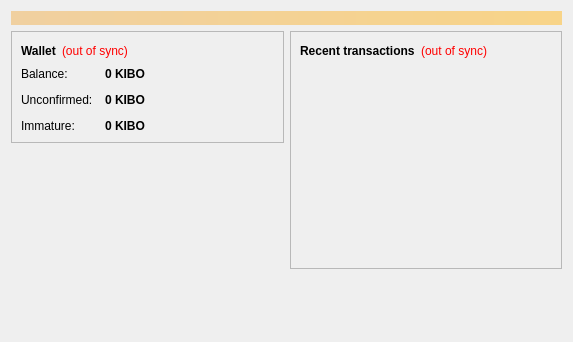
<?xml version="1.0" encoding="UTF-8"?>
<ui version="4.0">
 <class>OverviewPage</class>
 <widget class="QWidget" name="OverviewPage">
  <property name="geometry">
   <rect>
    <x>0</x>
    <y>0</y>
    <width>573</width>
    <height>342</height>
   </rect>
  </property>
  <property name="windowTitle">
   <string>Form</string>
  </property>
  <layout class="QVBoxLayout" name="topLayout">
   <item>
    <widget class="QLabel" name="labelAlerts">
     <property name="visible">
      <bool>false</bool>
     </property>
     <property name="styleSheet">
      <string notr="true">background-color: qlineargradient(x1: 0, y1: 0, x2: 1, y2: 0, stop:0 #F0D0A0, stop:1 #F8D488); color:#000000;</string>
     </property>
     <property name="wordWrap">
      <bool>true</bool>
     </property>
     <property name="margin">
      <number>3</number>
     </property>
    </widget>
   </item>
   <item>
    <layout class="QHBoxLayout" name="horizontalLayout" stretch="1,1">
     <item>
      <layout class="QVBoxLayout" name="verticalLayout_2">
       <item>
        <widget class="QFrame" name="frame">
         <property name="frameShape">
          <enum>QFrame::StyledPanel</enum>
         </property>
         <property name="frameShadow">
          <enum>QFrame::Raised</enum>
         </property>
         <layout class="QVBoxLayout" name="verticalLayout_4">
          <item>
           <layout class="QHBoxLayout" name="horizontalLayout_4">
            <item>
             <widget class="QLabel" name="label_5">
              <property name="font">
               <font>
                <weight>75</weight>
                <bold>true</bold>
               </font>
              </property>
              <property name="text">
               <string>Wallet</string>
              </property>
             </widget>
            </item>
            <item>
             <widget class="QLabel" name="labelWalletStatus">
              <property name="toolTip">
               <string>The displayed information may be out of date. Your wallet automatically synchronizes with the Kibocoin network after a connection is established, but this process has not completed yet.</string>
              </property>
              <property name="styleSheet">
               <string notr="true">QLabel { color: red; }</string>
              </property>
              <property name="text">
               <string notr="true">(out of sync)</string>
              </property>
              <property name="alignment">
               <set>Qt::AlignLeading|Qt::AlignLeft|Qt::AlignVCenter</set>
              </property>
             </widget>
            </item>
            <item>
             <spacer name="horizontalSpacer_2">
              <property name="orientation">
               <enum>Qt::Horizontal</enum>
              </property>
              <property name="sizeHint" stdset="0">
               <size>
                <width>40</width>
                <height>20</height>
               </size>
              </property>
             </spacer>
            </item>
           </layout>
          </item>
          <item>
           <layout class="QFormLayout" name="formLayout_2">
            <property name="fieldGrowthPolicy">
             <enum>QFormLayout::AllNonFixedFieldsGrow</enum>
            </property>
            <property name="horizontalSpacing">
             <number>12</number>
            </property>
            <property name="verticalSpacing">
             <number>12</number>
            </property>
            <item row="0" column="0">
             <widget class="QLabel" name="label">
              <property name="text">
               <string>Balance:</string>
              </property>
             </widget>
            </item>
            <item row="0" column="1">
             <widget class="QLabel" name="labelBalance">
              <property name="font">
               <font>
                <weight>75</weight>
                <bold>true</bold>
               </font>
              </property>
              <property name="cursor">
               <cursorShape>IBeamCursor</cursorShape>
              </property>
              <property name="toolTip">
               <string>Your current balance</string>
              </property>
              <property name="text">
               <string notr="true">0 KIBO</string>
              </property>
              <property name="textInteractionFlags">
               <set>Qt::LinksAccessibleByMouse|Qt::TextSelectableByKeyboard|Qt::TextSelectableByMouse</set>
              </property>
             </widget>
            </item>
            <item row="1" column="0">
             <widget class="QLabel" name="label_3">
              <property name="text">
               <string>Unconfirmed:</string>
              </property>
             </widget>
            </item>
            <item row="1" column="1">
             <widget class="QLabel" name="labelUnconfirmed">
              <property name="font">
               <font>
                <weight>75</weight>
                <bold>true</bold>
               </font>
              </property>
              <property name="cursor">
               <cursorShape>IBeamCursor</cursorShape>
              </property>
              <property name="toolTip">
               <string>Total of transactions that have yet to be confirmed, and do not yet count toward the current balance</string>
              </property>
              <property name="text">
               <string notr="true">0 KIBO</string>
              </property>
              <property name="textInteractionFlags">
               <set>Qt::LinksAccessibleByMouse|Qt::TextSelectableByKeyboard|Qt::TextSelectableByMouse</set>
              </property>
             </widget>
            </item>
            <item row="2" column="0">
             <widget class="QLabel" name="labelImmatureText">
              <property name="text">
               <string>Immature:</string>
              </property>
             </widget>
            </item>
            <item row="2" column="1">
             <widget class="QLabel" name="labelImmature">
              <property name="font">
               <font>
                <weight>75</weight>
                <bold>true</bold>
               </font>
              </property>
              <property name="toolTip">
               <string>Mined balance that has not yet matured</string>
              </property>
              <property name="text">
               <string notr="true">0 KIBO</string>
              </property>
              <property name="textInteractionFlags">
               <set>Qt::LinksAccessibleByMouse|Qt::TextSelectableByKeyboard|Qt::TextSelectableByMouse</set>
              </property>
             </widget>
            </item>
           </layout>
          </item>
         </layout>
        </widget>
       </item>
       <item>
        <spacer name="verticalSpacer">
         <property name="orientation">
          <enum>Qt::Vertical</enum>
         </property>
         <property name="sizeHint" stdset="0">
          <size>
           <width>20</width>
           <height>40</height>
          </size>
         </property>
        </spacer>
       </item>
      </layout>
     </item>
     <item>
      <layout class="QVBoxLayout" name="verticalLayout_3">
       <item>
        <widget class="QFrame" name="frame_2">
         <property name="frameShape">
          <enum>QFrame::StyledPanel</enum>
         </property>
         <property name="frameShadow">
          <enum>QFrame::Raised</enum>
         </property>
         <layout class="QVBoxLayout" name="verticalLayout">
          <item>
           <layout class="QHBoxLayout" name="horizontalLayout_2">
            <item>
             <widget class="QLabel" name="label_4">
              <property name="text">
               <string>&lt;b&gt;Recent transactions&lt;/b&gt;</string>
              </property>
             </widget>
            </item>
            <item>
             <widget class="QLabel" name="labelTransactionsStatus">
              <property name="toolTip">
               <string>The displayed information may be out of date. Your wallet automatically synchronizes with the Kibocoin network after a connection is established, but this process has not completed yet.</string>
              </property>
              <property name="styleSheet">
               <string notr="true">QLabel { color: red; }</string>
              </property>
              <property name="text">
               <string notr="true">(out of sync)</string>
              </property>
              <property name="alignment">
               <set>Qt::AlignRight|Qt::AlignTrailing|Qt::AlignVCenter</set>
              </property>
             </widget>
            </item>
            <item>
             <spacer name="horizontalSpacer">
              <property name="orientation">
               <enum>Qt::Horizontal</enum>
              </property>
              <property name="sizeHint" stdset="0">
               <size>
                <width>40</width>
                <height>20</height>
               </size>
              </property>
             </spacer>
            </item>
           </layout>
          </item>
          <item>
           <widget class="QListView" name="listTransactions">
            <property name="styleSheet">
             <string notr="true">QListView { background: transparent; }</string>
            </property>
            <property name="frameShape">
             <enum>QFrame::NoFrame</enum>
            </property>
            <property name="verticalScrollBarPolicy">
             <enum>Qt::ScrollBarAlwaysOff</enum>
            </property>
            <property name="horizontalScrollBarPolicy">
             <enum>Qt::ScrollBarAlwaysOff</enum>
            </property>
            <property name="selectionMode">
             <enum>QAbstractItemView::NoSelection</enum>
            </property>
           </widget>
          </item>
         </layout>
        </widget>
       </item>
       <item>
        <spacer name="verticalSpacer_2">
         <property name="orientation">
          <enum>Qt::Vertical</enum>
         </property>
         <property name="sizeHint" stdset="0">
          <size>
           <width>20</width>
           <height>40</height>
          </size>
         </property>
        </spacer>
       </item>
      </layout>
     </item>
    </layout>
   </item>
  </layout>
 </widget>
 <resources/>
 <connections/>
</ui>
